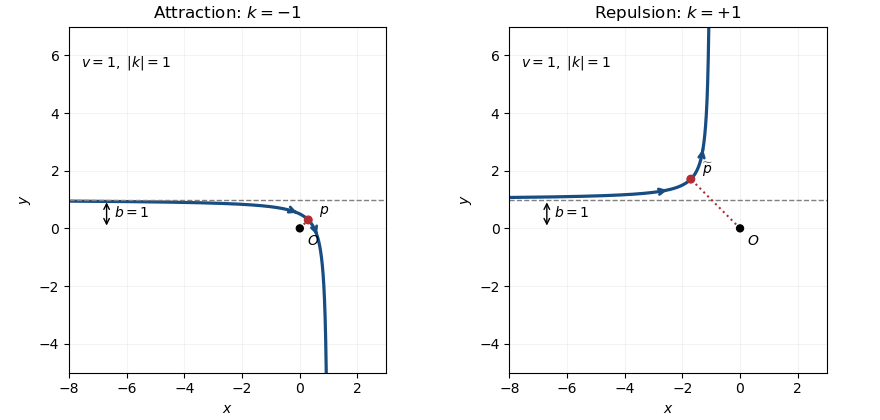

Write Python code to recreate this figure.
#!/usr/bin/env python3
"""Original inverse-square scattering sketches for Q10. Python3.14/mpl3.10.7/np2.3.5.
Run from the wiki root; output is under its mirrored _media directory.
"""
from pathlib import Path
import matplotlib
matplotlib.use('Agg')
import matplotlib.pyplot as plt
import numpy as np
fig,axs=plt.subplots(1,2,figsize=(8.8,4.2),layout='constrained')
# Unit incoming speed, impact parameter and absolute coupling: e=sqrt(2).
e=np.sqrt(2); rmax=18
for ax,sgn,title in zip(axs,[-1,1],['Attraction: $k=-1$','Repulsion: $k=+1$']):
    phi_max=np.arccos((1/rmax+sgn)/e)
    phi=np.linspace(phi_max,-phi_max,1600)
    radius=1/(e*np.cos(phi)-sgn)
    beta=np.arctan2(1,-sgn)
    x=radius*np.cos(phi+beta);y=radius*np.sin(phi+beta)
    ax.plot(x,y,color='#174d82',lw=2.3)
    ax.axhline(1,color='gray',ls='--',lw=1,label='incoming asymptote')
    p=np.sqrt(2)+sgn;xp,yp=p*np.cos(beta),p*np.sin(beta)
    ax.plot([0,xp],[0,yp],color='#b02e32',ls=':',lw=1.5)
    ax.scatter([0,xp],[0,yp],color=['black','#b02e32'],s=[25,30],zorder=3)
    ax.annotate('$O$',(0,0),xytext=(5,-12),textcoords='offset points')
    ax.annotate('$p$' if sgn<0 else '$\\widetilde p$',(xp,yp),xytext=(8,4),textcoords='offset points')
    # Arrows follow decreasing polar angle, the incoming-to-outgoing direction.
    for i in (430,1160):
        ax.annotate('',(x[i+40],y[i+40]),(x[i],y[i]),arrowprops={'arrowstyle':'->','color':'#174d82','lw':2})
    ax.annotate('',(-6.7,1),(-6.7,0),arrowprops={'arrowstyle':'<->','color':'black'})
    ax.text(-6.45,.4,'$b=1$',fontsize=10)
    ax.set(xlim=(-8,3),ylim=(-5,7),xlabel='$x$',ylabel='$y$',title=title,aspect='equal')
    ax.grid(alpha=.15)
    ax.text(-7.6,5.6,r'$v=1,\ |k|=1$',fontsize=10)
output=Path('paper-4-scattering-trajectories.png')
output.parent.mkdir(parents=True,exist_ok=True)
fig.savefig(output,dpi=100,facecolor='white');plt.close(fig)
